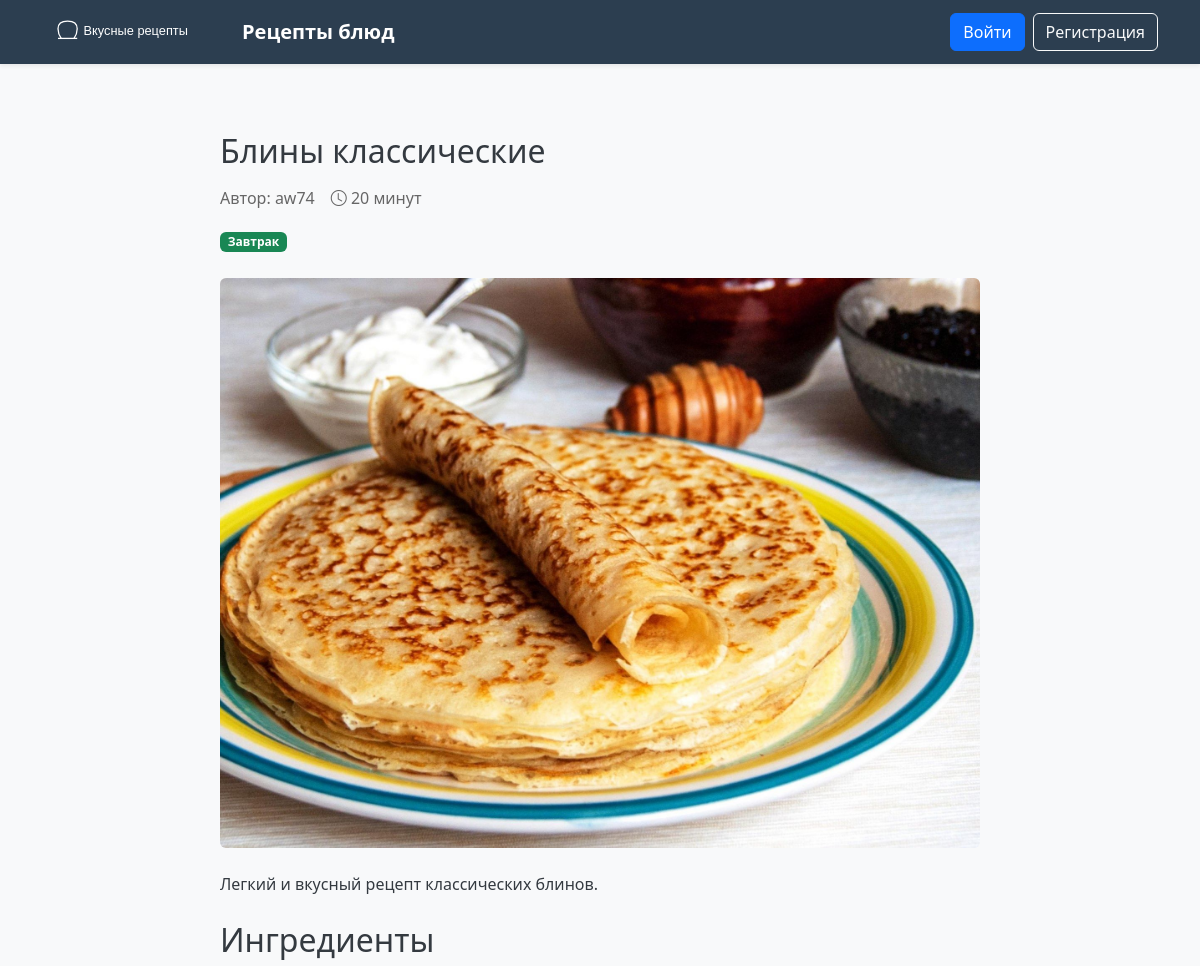
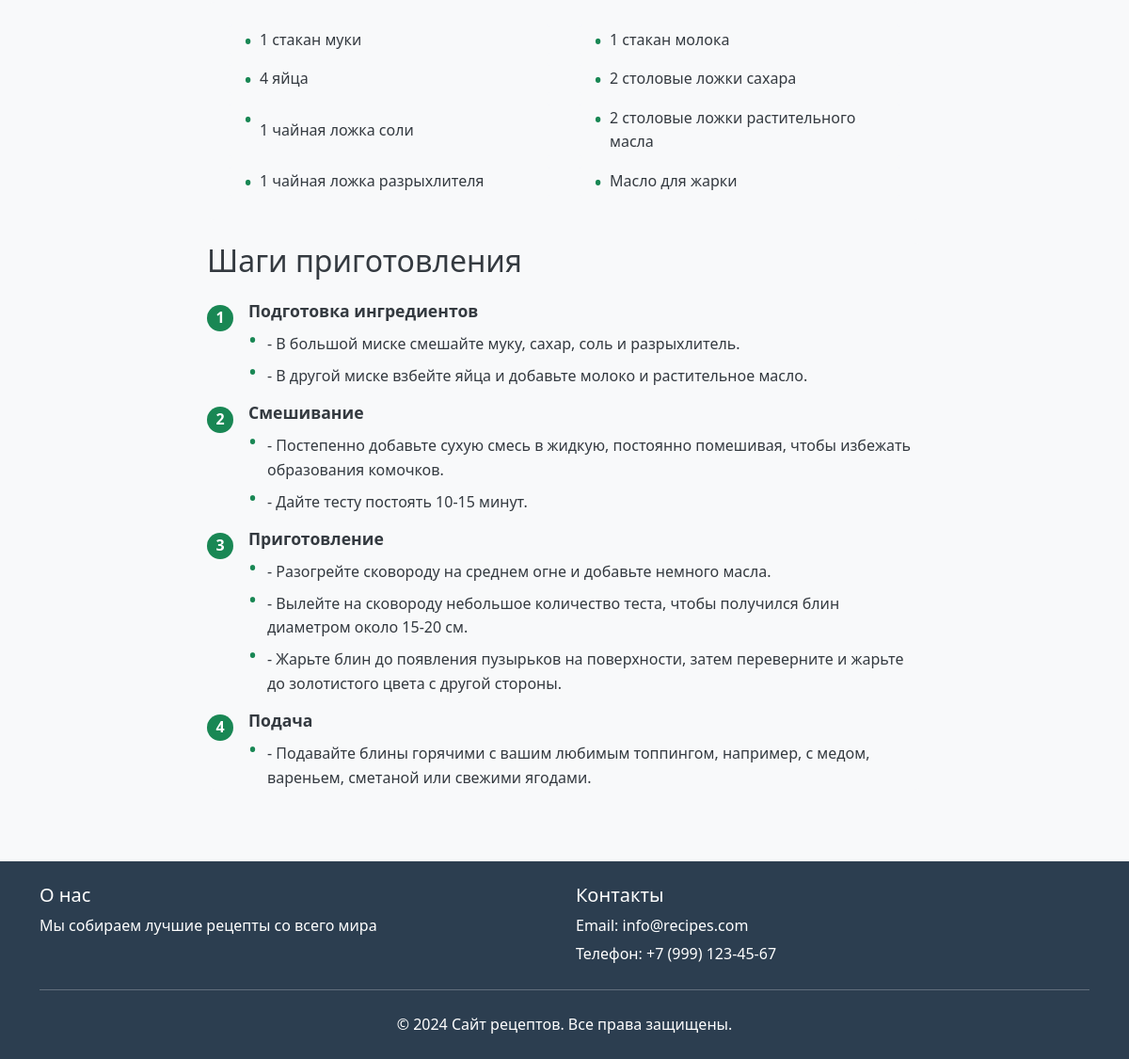
The app's page /recipe/2/ with its own data (2 pictures, top to bottom).
### recipes/models.py (models this page shows, shortened)
class Recipe(models.Model):
    title = models.CharField(
        max_length=200,
        help_text="Введите название рецепта",
        verbose_name="Название"
    )
    description = models.TextField(
        help_text="Добавьте краткое описание рецепта",
        verbose_name="Описание"
    )
    ingredients = models.TextField(
        help_text="Перечислите ингредиенты, каждый с новой строки",
        verbose_name="Ингредиенты"
    )
    steps = models.TextField(
        help_text="Опишите процесс приготовления пошагово",
        verbose_name="Шаги приготовления"
    )
    preparation_time = models.IntegerField(
        help_text="Укажите время приготовления в минутах",
        verbose_name="Время приготовления"
    )
    image = models.ImageField(
        upload_to='recipe_images/',
        null=True,
        blank=True,
        help_text="Загрузите фотографию готового блюда",
        verbose_name="Изображение"
    )
    author = models.ForeignKey(
        User,
        on_delete=models.CASCADE,
        help_text="Выберите автора рецепта",
        verbose_name="Автор"
    )
    categories = models.ManyToManyField(
        Category,
        help_text="Выберите категории для рецепта",
        verbose_name="Категории"
    )
    created_at = models.DateTimeField(
        auto_now_add=True,
        verbose_name="Дата создания"
    )
    updated_at = models.DateTimeField(
        auto_now=True,
        verbose_name="Дата обновления"
    )
    class Meta:
        verbose_name = "Рецепт"
        verbose_name_plural = "Рецепты"
        ordering = ['-created_at']  # Сортировка по дате создания (сначала новые)

class Category(models.Model):
    name = models.CharField(
        max_length=100,
        help_text="Введите название категории",
        verbose_name="Название категории"
    )
    class Meta:
        verbose_name = "Категория"
        verbose_name_plural = "Категории"
        ordering = ['name']  # Сортировка по имени

### recipes/views.py (the view)
def recipe_detail(request, recipe_id):
    recipe = get_object_or_404(Recipe, id=recipe_id)
    return render(request, 'recipes/recipe_detail.html', {'recipe': recipe})

### recipes/templates/recipes/recipe_detail.html (shortened to what this page needs)
{% extends 'recipes/base.html' %}
{% load recipe_filters %}
{% block content %}
<div class="recipe-detail-container">
    <article class="recipe-article">
        <header class="recipe-header">
            <h1 class="recipe-title">{{ recipe.title }}</h1>
            <div class="recipe-meta">
                <span class="recipe-author">Автор: {{ recipe.author.username }}</span>
                <span class="recipe-time">
                    <i class="bi bi-clock"></i>
                    {{ recipe.preparation_time }} минут
                </span>
            </div>
            <div class="recipe-categories">
                {% for category in recipe.categories.all %}
                <span class="badge bg-success">{{ category.name }}</span>
                {% endfor %}
            </div>
        </header>
        {% if recipe.image %}
        <section class="recipe-image mb-4">
            <img src="{{ recipe.image.url }}" alt="{{ recipe.title }}" class="img-fluid rounded">
        </section>
        {% endif %}
        <section class="recipe-description mb-4">
            <p>{{ recipe.description|linebreaksbr }}</p>
        </section>
        <section class="recipe-ingredients mb-4">
            <h2>Ингредиенты</h2>
            <div class="ingredients-blocks">
                {% with ingredient_blocks=recipe.ingredients|parse_ingredients %}
                    {% for block in ingredient_blocks %}
                        {% if block.title %}
                            <div class="ingredient-block">
                                <h3 class="block-title">{{ block.title }}</h3>
                                <ul class="ingredients-list">
                                    {% for item in block.items %}
                                        <li class="ingredient-item">{{ item|capfirst }}</li>
                                    {% endfor %}
                                </ul>
                            </div>
                        {% else %}
                            <ul class="ingredients-list">
                                {% for item in block.items %}
                                    <li class="ingredient-item">{{ item|capfirst }}</li>
                                {% endfor %}
                            </ul>
                        {% endif %}
                    {% endfor %}
                {% endwith %}
            </div>
        </section>
        <section class="recipe-steps">
            <h2>Шаги приготовления</h2>
            <ul class="steps-list">
                {% with steps=recipe.steps|parse_steps %}
                    {% for step in steps %}
                        <li class="step-item">
                            {% if step.number %}
                                <span class="step-number">{{ step.number }}</span>
                            {% else %}
                                <span class="step-number bullet">•</span>
                            {% endif %}
                            <div class="step-content">
                                <h3 class="step-title">{{ step.title }}</h3>
                                {% if step.substeps %}
                                    <ul class="substeps">
                                        {% for substep in step.substeps %}
                                            <li class="substep">{{ substep }}</li>
                                        {% endfor %}
                                    </ul>
                                {% endif %}
                            </div>
                        </li>
                    {% endfor %}
                {% endwith %}
            </ul>
        </section>
    </article>
</div>
{% endblock %}

### static/css/styles.css (style rules this page uses)
:root { --header-height: 4rem; --container-max-width: 1200px; --border-radius: 8px; --header-bg: #2c3e50; --primary: #0d6efd; --primary-light: #0b5ed7; --primary-dark: #0a58ca; --accent: #3498db; --success: #198754; --danger: #dc3545; --warning: #ffc107; --text-dark: #343a40; --text-light: #f8f9fa; --text-muted: #95a5a6; --background-light: #f8f9fa; --background-medium: #ecf0f1; --border-color: #dcdde1; --shadow-sm: 0 2px 4px rgba(0,0,0,0.1); --shadow-md: 0 4px 6px rgba(0,0,0,0.1); --shadow-lg: 0 10px 15px rgba(0,0,0,0.1); }
body { min-height: 100vh; display: flex; flex-direction: column; padding-top: var(--header-height); font-family: system-ui, -apple-system, "Segoe UI", Roboto, "Helvetica Neue", Arial, sans-serif; line-height: 1.6; color: var(--text-dark); background-color: var(--background-light); }
.ingredients-blocks { background-color: var(--background-light); padding: 1.5rem; border-radius: 0.5rem; }
.ingredients-list { list-style: none; padding-left: 0; margin-bottom: 0; display: grid; grid-template-columns: repeat(auto-fill, minmax(250px, 1fr)); gap: 0.5rem 2rem; }
.ingredient-item { padding: 0.5rem 0; position: relative; padding-left: 2rem !important; background: #f8f9fa; padding: 0.75rem 1rem; border-radius: 4px; display: flex; align-items: center; }
.ingredient-item::before { content: "•"; position: absolute; left: 1rem !important; top: 0.5rem; color: var(--success); font-weight: bold; font-size: 1.2rem; line-height: 1; }
.recipe-image { position: relative; padding-top: 75%; overflow: hidden; height: 200px; }
.recipe-image img { position: absolute; top: 0; left: 0; width: 100%; height: 100%; object-fit: cover; }
.recipe-steps { padding: 2rem; background-color: var(--background-light); border-radius: 8px; margin-bottom: 2rem; counter-reset: step; list-style: none; padding: 0; }
.recipe-steps h2 { margin-bottom: 1.5rem; color: var(--text-dark); }
.steps-list { list-style: none; padding-left: 0; margin: 0; }
.step-item { display: flex; gap: 1rem; margin-bottom: 2rem; }
.step-item:last-child { margin-bottom: 0; }
.step-number { display: inline-flex; align-items: center; justify-content: center; min-width: 28px; height: 28px; padding: 0 6px; background-color: var(--success); color: #ffffff !important; border-radius: 50%; font-weight: 500; font-size: 1rem; flex-shrink: 0; margin-top: 0.25rem; text-decoration: none; }
.step-content { flex: 1; }
.step-title { margin: 0 0 0.75rem 0; font-size: 1.1rem; font-weight: 600; color: var(--text-dark); }
.substeps { margin: 0; padding-left: 0; list-style: none; }
.substep { position: relative; padding-left: 1.25rem; margin-bottom: 0.5rem; color: var(--text-dark); }
.substep:last-child { margin-bottom: 0; }
.substep::before { content: "•"; position: absolute; left: 0; color: var(--success); font-size: 1.5rem; line-height: 1; top: -0.25rem; }

### recipes/templates/recipes/recipe_detail.html (style rules this page uses)
.recipe-detail-container { max-width: 800px; margin: 0 auto; padding: 20px; }
.recipe-title { font-size: 2rem; margin-bottom: 1rem; }
.recipe-meta { display: flex; gap: 1rem; margin-bottom: 1rem; color: #666; }
.recipe-categories { margin-bottom: 1.5rem; }
.ingredients-blocks { background-color: #f8f9fa; padding: 1.5rem; border-radius: 0.5rem; }
.ingredients-list { list-style: none; padding-left: 0; margin-bottom: 0; }
.ingredient-item { padding: 0.25rem 0; }
.steps-list { counter-reset: step-counter; }
.step-item { display: flex; gap: 1rem; margin-bottom: 1rem; }
.step-number { font-weight: 600; color: #0d6efd; }

### records on screen
Recipe: title "Блины классические", author.username "aw74", preparation_time "20", image (picture), description "Легкий и вкусный рецепт классических блинов."
Category: name "Завтрак"

### other values on screen
{{ item|capfirst }} "1 стакан муки" "1 стакан молока" "4 яйца" "2 столовые ложки сахара" "1 чайная ложка соли" "2 столовые ложки растительного масла" "1 чайная ложка разрыхлителя" "Масло для жарки"
{{ step.number }} "1" "2" "3" "4"
{{ step.title }} "Подготовка ингредиентов" "Смешивание" "Приготовление" "Подача"
{{ substep }} "- В большой миске смешайте муку, сахар, соль и разрыхлитель." "- В другой миске взбейте яйца и добавьте молоко и растительное масло." "- Постепенно добавьте сухую смесь в жидкую, постоянно помешивая, чтобы избежать образования комочков." "- Дайте тесту постоять 10-15 минут." "- Разогрейте сковороду на среднем огне и добавьте немного масла." "- Вылейте на сковороду небольшое количество теста, чтобы получился блин диаметром около 15-20 см." "- Жарьте блин до появления пузырьков на поверхности, затем переверните и жарьте до золотистого цвета с другой стороны." "- Подавайте блины горячими с вашим любимым топпингом, например, с медом, вареньем, сметаной или свежими ягодами."
